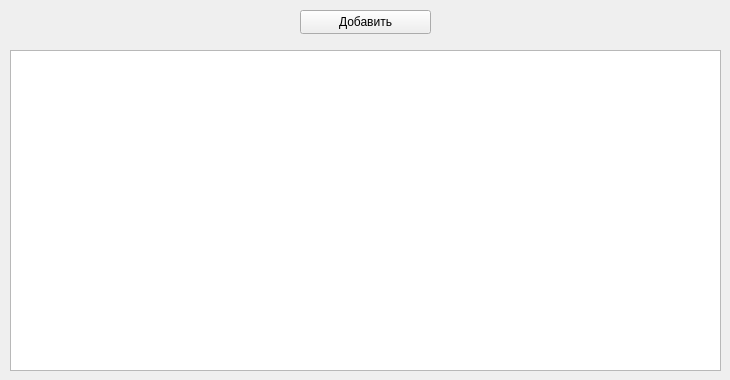
<?xml version="1.0" encoding="UTF-8"?>
<ui version="4.0">
 <class>MainWindow</class>
 <widget class="QMainWindow" name="MainWindow">
  <property name="geometry">
   <rect>
    <x>0</x>
    <y>0</y>
    <width>730</width>
    <height>380</height>
   </rect>
  </property>
  <property name="windowTitle">
   <string>MainWindow</string>
  </property>
  <widget class="QWidget" name="centralwidget">
   <widget class="QTableWidget" name="tableWidget">
    <property name="geometry">
     <rect>
      <x>10</x>
      <y>50</y>
      <width>711</width>
      <height>321</height>
     </rect>
    </property>
   </widget>
   <widget class="QPushButton" name="addButton">
    <property name="geometry">
     <rect>
      <x>300</x>
      <y>10</y>
      <width>131</width>
      <height>24</height>
     </rect>
    </property>
    <property name="text">
     <string>Добавить</string>
    </property>
   </widget>
  </widget>
 </widget>
 <resources/>
 <connections/>
</ui>
